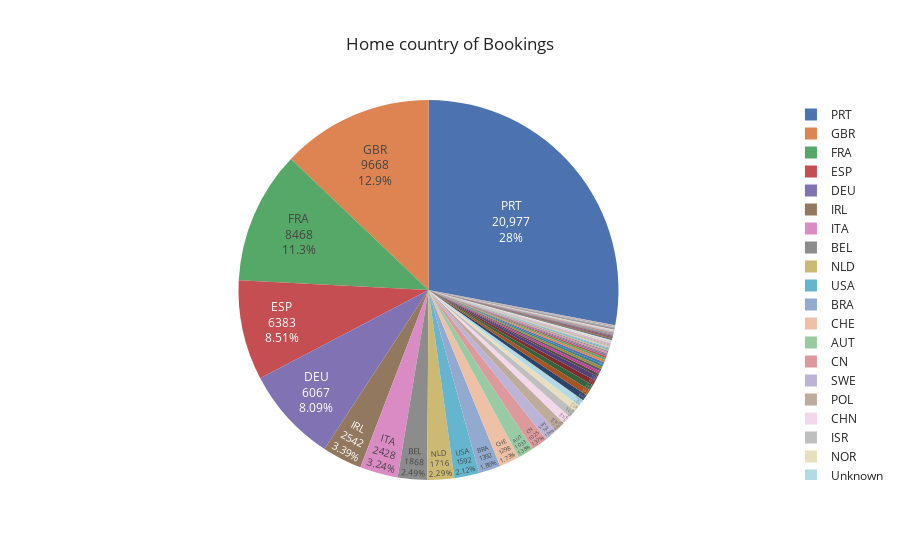

The notebook cell this image was saved under:
### Markdown cell above
### Lets answer the question: where do the guests come from?

### Code cell
country_data = pd.DataFrame(df.loc[df["is_canceled"] == 0]["country"].value_counts())
country_data.rename(columns={"country": "Number of Guests"}, inplace=True)
total_guests = country_data["Number of Guests"].sum()
country_data["Guests in percantages"] = round(country_data["Number of Guests"] / total_guests * 100, 2)
country_data["country"] = country_data.index

#Plot
fig = px.pie(country_data,
             values="Number of Guests",
             names="country",
             title="Home country of Bookings",
             template="seaborn")

fig.update_traces(textposition="inside", textinfo="value+percent+label")
fig.show()

### Figure 1 — Plotly figure (JSON) as saved in the notebook; plotly's stock layout.template omitted (floating-point values rounded to 4 significant figures; data arrays with more than 128 entries replaced by an {"elided": "..."} marker saying what was removed)
{"data": [{"domain": {"x": [0, 1], "y": [0, 1]}, "hoverlabel": {"namelength": 0}, "hovertemplate": "country=%{label}<br>Number of Guests=%{value}", "labels": {"elided": "166 str values"}, "legendgroup": "", "name": "", "showlegend": true, "textinfo": "value+percent+label", "textposition": "inside", "type": "pie", "values": {"elided": "166 int values"}}], "layout": {"legend": {"tracegroupgap": 0}, "title": {"text": "Home country of Bookings"}}}
